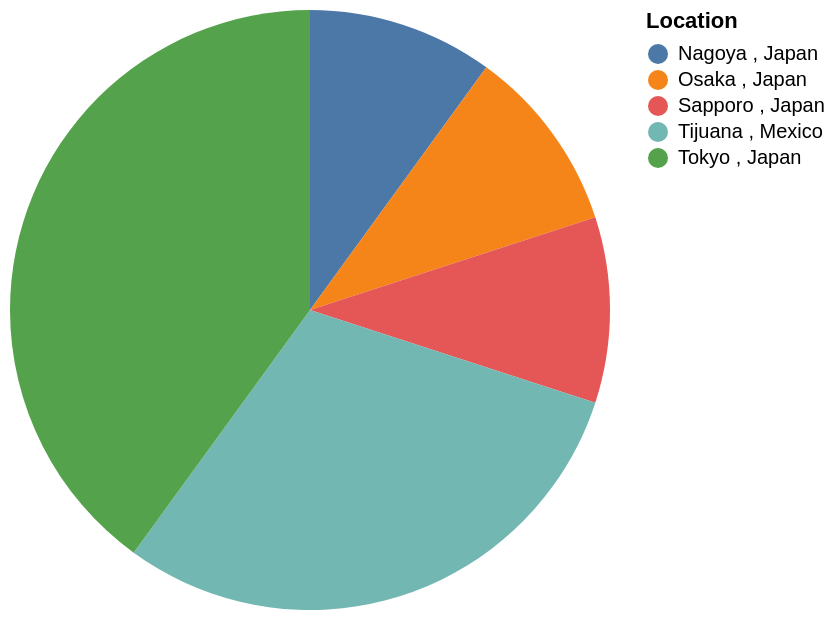

Vega-Lite specification for this chart:
### Vega-Lite specification from a JSON file in a GitHub repository (floating-point values rounded to 4 significant figures)
{"data": {"values": [{"x_data": "Nagoya , Japan", "y_data": 1}, {"x_data": "Osaka , Japan", "y_data": 1}, {"x_data": "Sapporo , Japan", "y_data": 1}, {"x_data": "Tijuana , Mexico", "y_data": 3}, {"x_data": "Tokyo , Japan", "y_data": 4}]}, "mark": "arc", "encoding": {"theta": {"field": "y_data", "type": "quantitative", "title": "COUNT(Location)"}, "color": {"field": "x_data", "type": "nominal", "title": "Location"}}}
